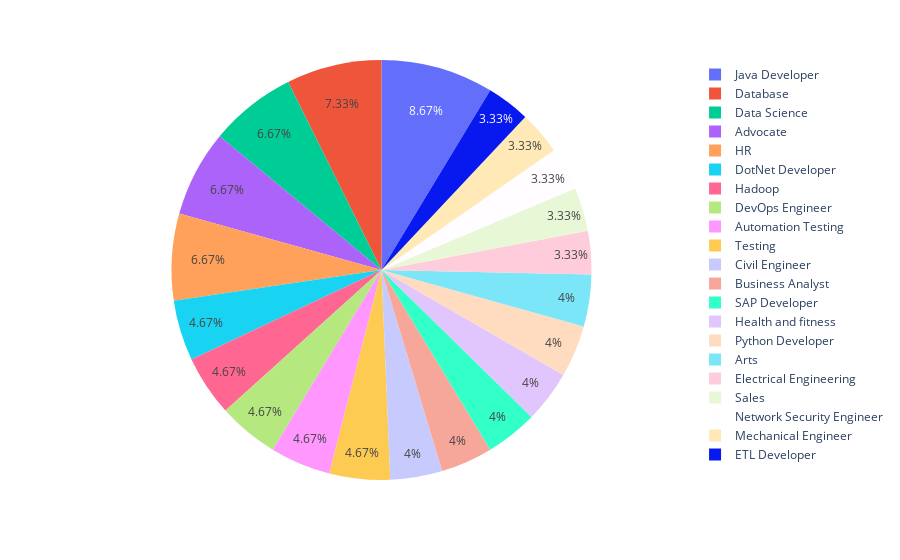

The notebook cell saved with this chart:
### Code cell
fig = px.pie(df_result_part,
                 values='Total',
                 names='Category')

fig

### Figure 1 — Plotly figure (JSON) as saved in the notebook; plotly's stock layout.template omitted (floating-point values rounded to 4 significant figures)
{"data": [{"domain": {"x": [0, 1], "y": [0, 1]}, "hovertemplate": "Category=%{label}<br>Total=%{value}<extra></extra>", "labels": ["Java Developer", "Database", "Data Science", "Advocate", "HR", "DotNet Developer", "Hadoop", "DevOps Engineer", "Automation Testing", "Testing", "Civil Engineer", "Business Analyst", "SAP Developer", "Health and fitness", "Python Developer", "Arts", "Electrical Engineering", "Sales", "Network Security Engineer", "Mechanical Engineer", "ETL Developer"], "legendgroup": "", "name": "", "showlegend": true, "type": "pie", "values": [13, 11, 10, 10, 10, 7, 7, 7, 7, 7, 6, 6, 6, 6, 6, 6, 5, 5, 5, 5, 5]}], "layout": {"legend": {"tracegroupgap": 0}, "margin": {"t": 60}}}
